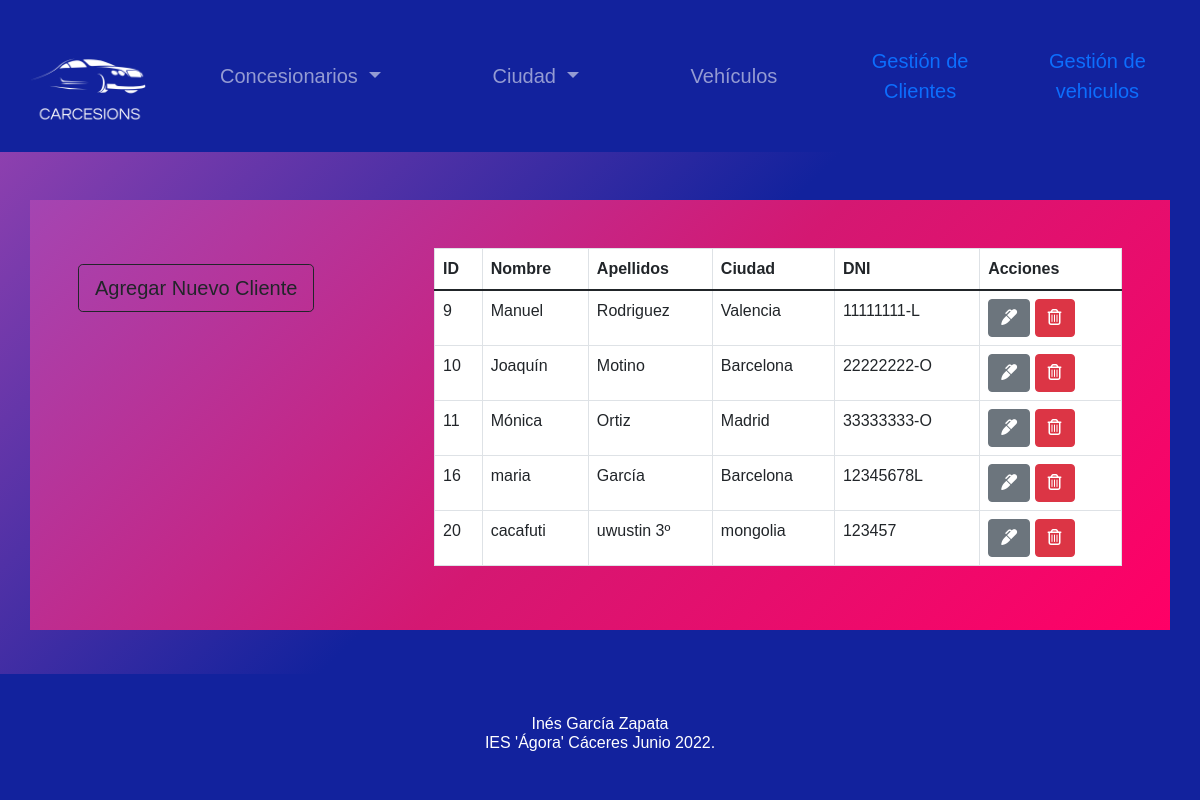
Screenshot of /index.php?c=clientes with the database file from the repository.
### tables this page shows
CREATE TABLE IF NOT EXISTS `cliente` (
  `id` int(5) NOT NULL AUTO_INCREMENT,
  `nombre` varchar(20) NOT NULL,
  `apellido` varchar(20) NOT NULL,
  `ciudad` varchar(20) NOT NULL,
  `dni` varchar(10) NOT NULL,
  PRIMARY KEY (`id`)
);

### controlador/Clientes.php (called while the page is built, shortened)
<?php
class ClientesControlador{
    public function __construct()
    {
        require_once 'modelo/ClienteM.php';
        require_once 'modelo/ConcesionarioM.php';
    }
    public function index(){
        $clientes=new ClienteM();
        $concesionarios = new ConcesionarioM();
        $data["concesionarios"] = $concesionarios->get_concesionarios();
        $data["titulo"]="Clientes";
        $data["clientes"]=$clientes->get_clientes();
        require_once 'vista/header.php';
        require_once "vista/cliente/cliente.php";
        require_once 'vista/footer.php';
    }
}
?>

### config/db.php (called while the page is built)
<?php
class Conectar{
  public static function conexion(){
    $conexion = mysqli_connect('localhost', 'root', '', 'concesionario');
    return $conexion;
  }
}
?>

### modelo/ConcesionarioM.php (called while the page is built, shortened)
<?php
class ConcesionarioM
{
    private $db;
    private $concesionario;
    public function __construct()
    {
        $this->db = Conectar::conexion();
        $this->concesionario = array();
    }
    public function get_concesionarios()
    {
        $sql = "SELECT * FROM concesionario";
        $resultado = $this->db->query($sql);
        while ($row = $resultado->fetch_assoc()) {
            $this->concesionario[] = $row;
        }
        return $this->concesionario;
        print_r($this->concesionario);
    }
}

### modelo/ClienteM.php (called while the page is built, shortened)
<?php
class ClienteM{
    public function __construct()
    {
        $this->db=Conectar::conexion();
    }
    public function get_clientes()
    {
        $sql = "SELECT * FROM cliente";
        $resultado = $this->db->query($sql);
        while ($row = $resultado->fetch_assoc()) {
            $this->vehiculos[] = $row;
        }
        return $this->vehiculos;
    }
}

### vista/cliente/cliente.php (the view)
<div class="container mt-5 p-5">
  <div class="row">
    <div class="col-md-4  mx-auto">
      <a href="index.php?c=clientes&a=nuevo" class="btn btn-lg  btn-outline-dark  my-3" role="button">Agregar Nuevo Cliente</a>
    </div>
    <div class="col-md-8">
      <table class="table table-bordered">
        <thead>
          <tr>
            <th>ID</th>
            <th>Nombre</th>
            <th>Apellidos</th>
            <th>Ciudad</th>
            <th>DNI</th>
            <th>Acciones</th>
          </tr>
        </thead>
        <tbody>
          <?php
          foreach ($data["clientes"] as $dato) { ?>
            <tr>
              <td><?php echo $dato['id']  ?></td>
              <td><?php echo $dato['nombre']  ?></td>
              <td><?php echo $dato['apellido']  ?></td>
              <td><?php echo $dato['ciudad']  ?></td>
              <td><?php echo $dato['dni']  ?></td>
              <td>
                <a href="index.php?c=clientes&a=modificar&id=<?php echo $dato['id'] ?>" class="btn btn-secondary"><i class="fas fa-marker"></i></a>
                <a href="index.php?c=clientes&a=eliminar&id=<?php echo $dato['id'] ?>" class="btn btn-danger"><i class="far fa-trash-alt"></i></a>
              </td>
            </tr>
          <?php }  ?>
        </tbody>
      </table>
    </div>
  </div>
</div>

### index.php (shortened to what this page needs)
<?php
require_once "core/rutas.php";
require_once "config/db.php";
require_once "controlador/Clientes.php";
if(isset($_GET['c'])){
  $controlador=cargarControlador($_GET['c']) ;
  if(isset($_GET['a'])){
    if (isset($_GET['id'])){
      if (isset($_GET['cod'])) {
        cargarAccion($controlador, $_GET['a'], $_GET['id'], $_GET['cod']);
      } else{
        cargarAccion($controlador, $_GET['a'], $_GET['id']);
      }
    }else{
      cargarAccion($controlador,$_GET['a']);
    }
  }else{
    cargarAccion($controlador, ACCION_PRINCIPAL);
  }
}else{
  $controlador = cargarControlador(CONTROL_PRINCIPAL);
  $accionTmp=ACCION_PRINCIPAL;
  $controlador->$accionTmp();
}
 ?>

### core/rutas.php (shortened to what this page needs)
<?php
function cargarAccion($controller, $accion, $id=null, $cod=null){
  if(isset($accion) && method_exists($controller, $accion)){
    if($id==null && $cod==null){
      $controller->$accion();
    }elseif($cod==null){
      $controller->$accion($id);
    }else{
      $controller->$accion($id,$cod);
    }
  }else{
    $controller->ACCION_PRINCIPAL();
  }
}
?>

### vista/header.php (shortened to what this page needs)
<!DOCTYPE html>
<html lang="en">
<head>
  <link href="https://cdn.jsdelivr.net/npm/bootstrap@5.1.3/dist/css/bootstrap.min.css" rel="stylesheet">
  <link rel="stylesheet" href="assets/css/estilos.css?2.0">
</head>
<header>
  <nav class="navbar navbar-expand-lg navbar-dark ">
    <div class="container-fluid">
      <a href="index.php?c=vehiculos" class="nav-link "> <img src="http://localhost/MVC_concesionario/assets/img/logoCARCESIONS1.png" alt="" width="120" height="120"></a>
      <div class="collapse navbar-collapse " id="navbarNavDarkDropdown">
        <ul class="navbar-nav">
          <li class="nav-item dropdown">
            <a class="nav-link dropdown-toggle mx-5" href="#" id="navbarDarkDropdownMenuLink" role="button" data-bs-toggle="dropdown" aria-expanded="false">
              Concesionarios
            </a>
          </li>
        </ul>
      </div>
      <div class="collapse navbar-collapse" id="navbarNavDarkDropdown">
        <ul class="navbar-nav">
          <li class="nav-item dropdown">
            <a class="nav-link dropdown-toggle mx-5" href="#" id="navbarDarkDropdownMenuLink" role="button" data-bs-toggle="dropdown" aria-expanded="false">
              Ciudad
            </a>
          </li>
        </ul>
      </div>
      <div class="collapse navbar-collapse" id="navbarNavDarkDropdown">
        <ul class="navbar-nav">
          <li class="nav-item dropdown">
            <a class="nav-link  mx-5" href="index.php?c=vehiculos&a=catalogo">
              Vehículos
            </a>
          </li>
        </ul>
      </div>
      <button class="btn  btn-lg " type="button">
        <a href="index.php?c=clientes" class="nav-link "> Gestión de Clientes</a>
      </button>
      <button class="btn  btn-lg " type="button">
        <a href="index.php?c=vehiculos&a=coches" class="nav-link "> Gestión de vehiculos</a>
      </button>
    </div>
  </nav>
</header>

### vista/footer.php
<nav class="navbar fixed-bottom pie">
    <div class="container-fluid">
        <p class="text-center">
        <h6>Inés García Zapata<br>
            IES 'Ágora' Cáceres Junio 2022. </h6>
        </p>
    </div>
</nav>
</body>
</html>

### assets/css/estilos.css (style rules this page uses)
.container { padding: 2em; background-image: linear-gradient(-225deg, #A445B2 0%, #D41872 52%, #FF0066 100%); }
header { background: #12229d; }
h3,h6, span { color: white; }
.table { background-color: white; }
nav { width: 100%; background-color: #12229d; font-size: 20px; }
nav button a { color: white; }
.pie { padding: 2em 5em; text-align: center; background-color: #12229d; bottom: 0; }

### rows the page displays
cliente: id "9", nombre "Manuel", apellido "Rodriguez", ciudad "Valencia", dni "11111111-L"
cliente: id "10", nombre "Joaquín", apellido "Motino", ciudad "Barcelona", dni "22222222-O"
cliente: id "11", nombre "Mónica", apellido "Ortiz", ciudad "Madrid", dni "33333333-O"
cliente: id "16", nombre "maria", apellido "García", ciudad "Barcelona", dni "12345678L"
cliente: id "20", nombre "cacafuti", apellido "uwustin 3º", ciudad "mongolia", dni "123457"
